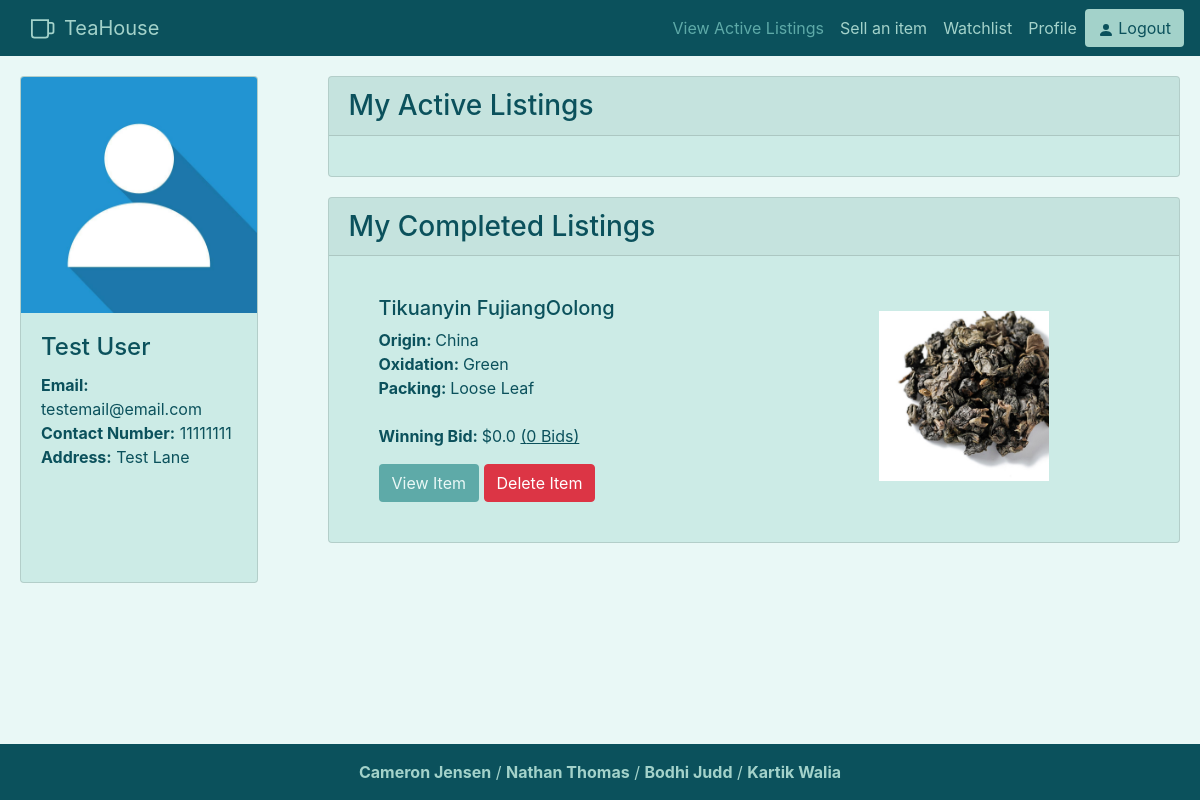
Screenshot of /profile (signed in) with the database file from the repository.
### auction/models.py (models this page shows)
class User(db.Model, UserMixin):
    __tablename__ = 'users'
    __table_args__ = {'extend_existing': True}
    id = db.Column(db.Integer, primary_key = True)
    username = db.Column(db.String(100), index=True, unique= True, nullable=False)
    email = db.Column(db.String(100), index = True, nullable = False)
    password_hash = db.Column(db.String(255),nullable=False)
    contact_number = db.Column(db.String(20), unique = True)
    address = db.Column(db.String(200), nullable=False)

class auctionListing(db.Model):
    __tablename__ = 'auctionListing'
    __table_args__ = {'extend_existing': True}
    id = db.Column(db.Integer, primary_key=True)
    user_id = db.Column(db.Integer, db.ForeignKey('users.id'), nullable=False)
    start_time = db.Column(db.DateTime, default=datetime.now(), nullable=False)
    end_time = db.Column(db.DateTime, nullable=False)
    starting_bid = db.Column(db.Float, nullable=False) #make 0 minimum
    current_bid = db.Column(db.Float, nullable=False) #same as above
    photos_url = db.Column(db.String())
    description = db.Column(db.String(255))
    weight = db.Column(db.Float, nullable=False)
    title = db.Column(db.String(100), nullable=False)
    tea_name = db.Column(db.String(60), nullable=False)
    origin_country = db.Column(db.String(60), nullable=False)
    oxidation = db.Column(db.String(60), nullable=False)
    packing = db.Column(db.String(60), nullable=False)
    bid_status = db.Column(db.Integer, nullable=False)
    total_bids = db.Column(db.Integer, nullable=False)

### auction/views.py (the view)
@bp.route('/profile')
@login_required
def profile():
    activeUserListings = auctionListing.query.filter_by(user_id = current_user.id, bid_status=1)
    completedUserListings = auctionListing.query.filter_by(user_id = current_user.id, bid_status=0)
    return render_template('profile.html', myActiveListings=activeUserListings, myCompletedListings = completedUserListings)

### auction/templates/profile.html (shortened to what this page needs)
{% extends 'base.html' %}
{% block content %}
<div class="row">
    <div class="col-lg-3" style="padding-bottom: 40px;">
        <div class="card h-100" style="margin:20px;">
            <img class="card-img-top" src="/static/image/profile.jpg">
            <div class="card-body">
                <h4 class="card-title">{{current_user.username}}</h5>
                <b>Email:</b> {{current_user.email}}<br>
                <b>Contact Number:</b> {{current_user.contact_number}}<br>
                <b>Address:</b> {{current_user.address}}
            </div>
        </div>
    </div>
    <div class="col-lg" style="padding-bottom: 40px;">
        <div class="card" style="margin:20px">
            <h3 class="card-header">My Active Listings</h3>
            <div class="card-body">
            </div>
        </div>
        <div class="card" style="margin:20px">
            <h3 class="card-header">My Completed Listings</h3>
            <div class="card-body">
            {% for listing in myCompletedListings %}
            <div class="card-block listed-item">
                <div class="row">
                    <div class="col">
                        <h5>{{listing.title}}</h5>
                        <p><strong>Origin: </strong>{{listing.origin_country}}<br>
                            <strong>Oxidation: </strong>{{listing.oxidation}}<br>
                            <strong>Packing: </strong>{{listing.packing}}<br><br>
                            <strong>Winning Bid: </strong>${{listing.current_bid}} <u>({{listing.total_bids}} Bids)</u>
                        </p>
                        <a href="/tea/{{listing.id}}" class="btn btn-default item-btn">View Item</a>
                        <a href="/tea/{{listing.id}}/delete" class="btn btn-danger">Delete Item</a>
                    </div>
                    <div class="col">
                        <img class="product-img" src="{{listing.photos_url}}">
                    </div>
                </div>
            </div>
            {% endfor %}
            </div>
        </div>
    </div>
</div>
{% endblock %}

### auction/static/css/style.css (style rules this page uses)
:root { --main: #5eaaa8; --light: #a3d2ca; --cardcol: #ccebe6; --dark: #0b515c; --darker: #03323a; --beige: #e8ded2; --lighter: #e9f8f6; }
body { background-color: var(--lighter); }
.btn-default { background-color: var(--light); color: var(--dark); }
.item-btn { background-color: var(--main) !important; color: var(--lighter) !important; }
.card { background-color: var(--cardcol); color: var(--dark); }
.product-img { max-height:200px; max-width:100%; min-height: 91px; height:auto; width:auto; display: block; margin: auto; object-fit: cover; padding: 15px;; }
.listed-item { padding: 20px 10px 20px 30px; min-height: 240px; }
p,h3 { color: var(--dark) }

### rows the page displays
User: username "Test User", email "testemail@email.com", contact_number "11111111", address "Test Lane"
auctionListing: title "Tikuanyin FujiangOolong", origin_country "China", oxidation "Green", packing "Loose Leaf", current_bid "0.0", total_bids "0", photos_url (picture)
